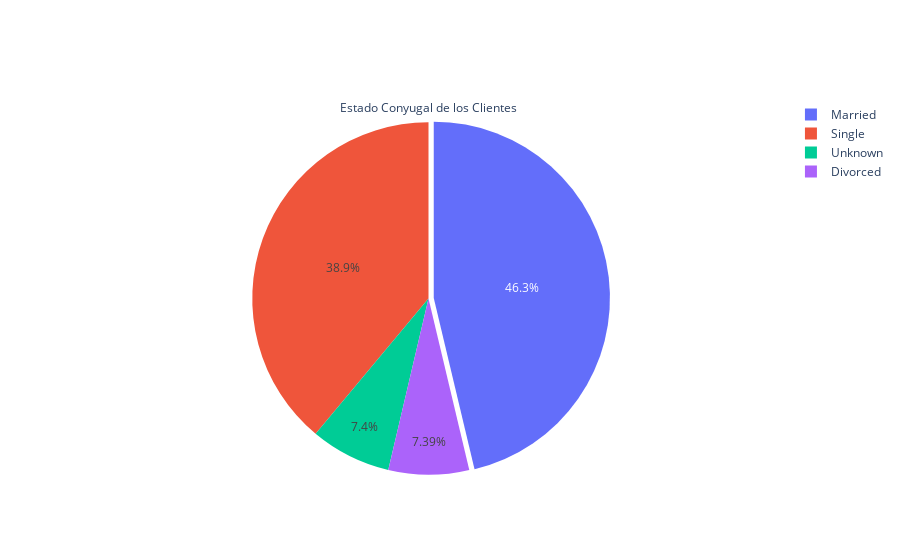

Notebook code cell kept with this figure:
### Markdown cell above
### Ejercicio 1
Utiliza `plotly` para realizar un  diagramas de torta sobre el estado conyugal de los clientes (resaltando el más predominante).

### Code cell
# YOUR CODE HERE
#dfgroup = df.groupby('Marital_Status').count()
labels = df['Marital_Status'].value_counts().index
values = df['Marital_Status'].value_counts().values
fig = go.Figure(data=[go.Pie(labels=labels, values=values, title = "Estado Conyugal de los Clientes", pull=[0.03, 0, 0, 0])])
fig.show()
#raise NotImplementedError()

### Figure 1 — Plotly figure (JSON) as saved in the notebook; plotly's stock layout.template omitted (floating-point values rounded to 4 significant figures)
{"data": [{"labels": ["Married", "Single", "Unknown", "Divorced"], "pull": [0.03, 0, 0, 0], "title": {"text": "Estado Conyugal de los Clientes"}, "type": "pie", "values": [4687, 3943, 749, 748]}], "layout": {}}
